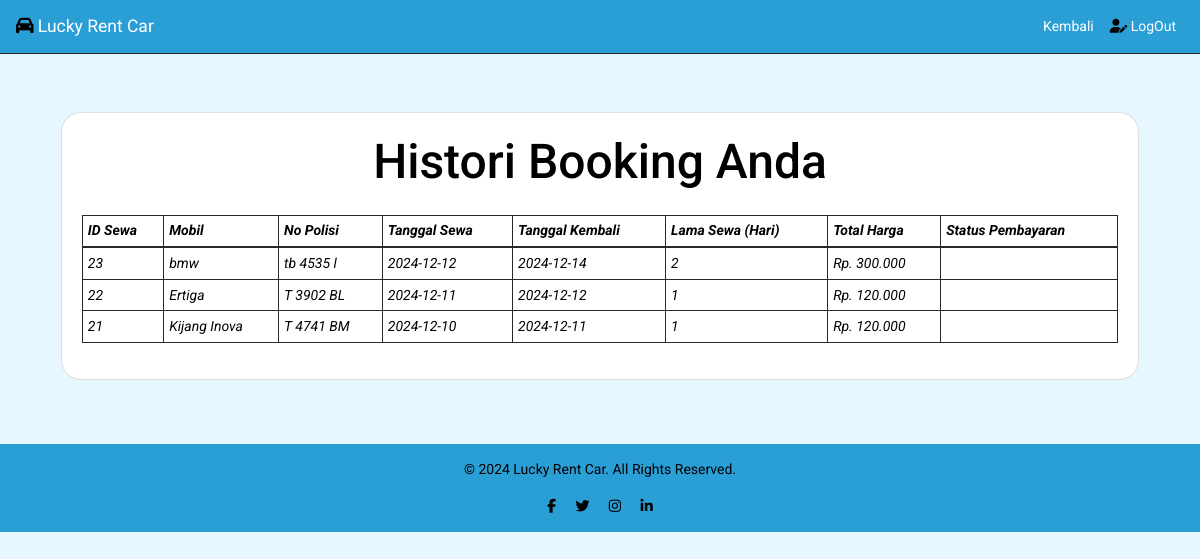
The page /user/riwayat.php (signed in) on the database as committed earlier.
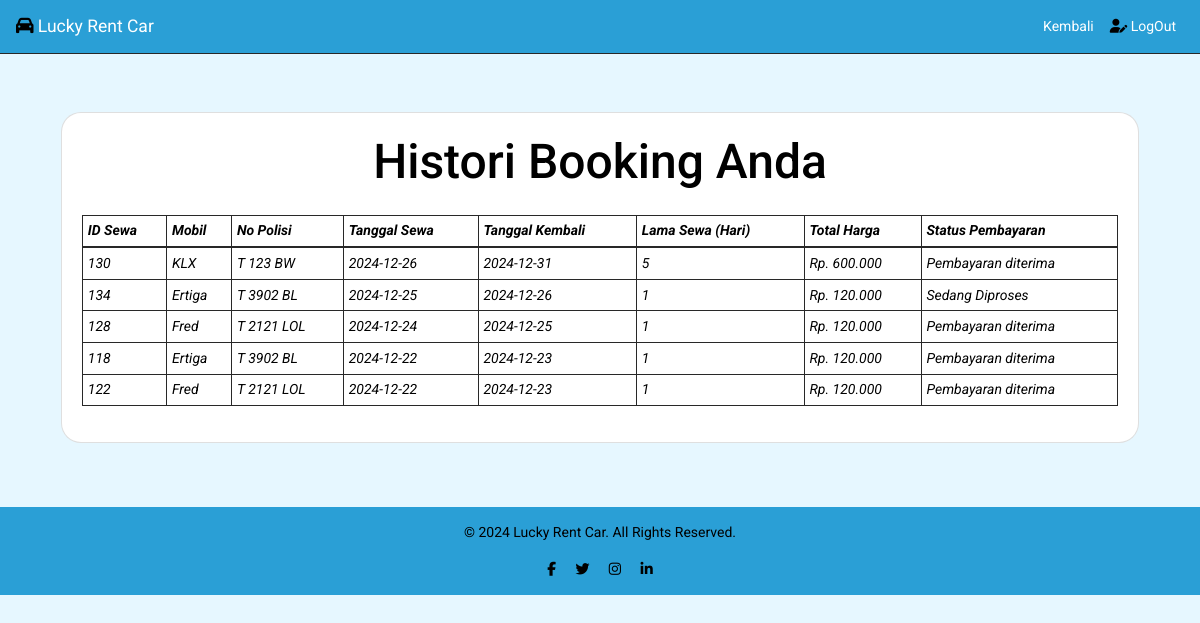
The same page on the database as committed later.
### tables this page shows
CREATE TABLE `sewa` (
  `id_sewa` int NOT NULL,
  `id_mobil` int DEFAULT NULL,
  `id_user` int NOT NULL,
  `nama_sewa` varchar(90) NOT NULL,
  `ktp` varchar(25) NOT NULL,
  `jenkel_sewa` varchar(20) NOT NULL,
  `alamat` varchar(90) NOT NULL,
  `tlp_sewa` varchar(20) NOT NULL,
  `tujuan` varchar(90) NOT NULL,
  `tgl_sewa` date NOT NULL,
  `tgl_kembali` date NOT NULL,
  `lama` int NOT NULL,
  `harga_total` double NOT NULL,
  `konf_pembayaran` varchar(255) NOT NULL
);

CREATE TABLE `mobil` (
  `id_mobil` int NOT NULL,
  `no_polisi` varchar(12) NOT NULL,
  `merk` varchar(90) NOT NULL,
  `tahun` varchar(10) NOT NULL,
  `harga` double NOT NULL,
  `s_mobil` varchar(20) NOT NULL,
  `poto` varchar(255) DEFAULT NULL,
  `deskripsi` varchar(255) DEFAULT NULL,
  `created_at` datetime NOT NULL DEFAULT CURRENT_TIMESTAMP
);

### user/riwayat.php (the view, shortened to what this page needs)
<?php
include("../db/koneksi.php");
$id_user = $_SESSION['id_user'];
$query = "SELECT s.*, m.merk, m.no_polisi FROM sewa s JOIN mobil m ON s.id_mobil = m.id_mobil WHERE s.id_user = ? ORDER BY s.tgl_sewa DESC";
$stmt = $konek->prepare($query);
$stmt->bind_param("i", $id_user);
$stmt->execute();
$result = $stmt->get_result();
$booking_history = [];
while ($row = $result->fetch_assoc()) {
    $booking_history[] = $row;
}
?>
<!DOCTYPE html>
<html lang="en">
<head>
    <link rel="stylesheet" href="https://cdn.jsdelivr.net/npm/bootswatch@4.5.2/dist/cyborg/bootstrap.min.css">
    <link rel="stylesheet" href="https://cdnjs.cloudflare.com/ajax/libs/font-awesome/6.6.0/css/all.min.css">
    <link rel="stylesheet" href="../asset/style-indexu.css">
</head>
<body>
    <nav class="navbar navbar-expand-lg navbar-dark bg-primary fixed-top">
        <a class="navbar-brand" href="#"><i class="fa-solid fa-car"></i> Lucky Rent Car</a>
        <div class="collapse navbar-collapse" id="navbarNav">
            <ul class="navbar-nav ml-auto">
                <li class="nav-item">
                    <a class="nav-link" href="javascript:history.back()">Kembali</a>
                </li>
                <li class="nav-item">
                    <a class="nav-link" href="../index.php"><i class="fas fa-user-edit"></i></i> LogOut</a>
                </li>
            </ul>
        </div>
    </nav>
    <div class="container py-5">
        <div class="row mt-5">
            <div class="col-md-12">
                <div class="card m-3">
                    <div class="card-body">
                        <div class="table-responsive">
                        <h2 class="text-center mb-4" style="color: black;">Histori Booking Anda</h2>
                            <table class="table table-striped tabel-hover table-bordered table-sm">
                                <thead>
                                    <tr>
                                    <th><i>ID Sewa</i></th>
                                        <th><i>Mobil</i></th>
                                        <th><i>No Polisi</i></th>
                                        <th><i>Tanggal Sewa</i></th>
                                        <th><i>Tanggal Kembali</i></th>
                                        <th><i>Lama Sewa (Hari)</i></th>
                                        <th><i>Total Harga</i></th>
                                        <th><i>Status Pembayaran</i></th>
                                    </tr>
                                </thead>
                                <tbody>
                                    <?php if (count($booking_history) > 0): ?>
                                        <?php foreach ($booking_history as $booking): ?>
                                            <tr>
                                                <td><i><?php echo htmlspecialchars($booking['id_sewa']); ?></i></td>
                                                <td><i><?php echo htmlspecialchars($booking['merk']); ?></i></td>
                                                <td><i><?php echo htmlspecialchars($booking['no_polisi']); ?></i></td>
                                                <td><i><?php echo htmlspecialchars($booking['tgl_sewa']); ?></i></td>
                                                <td><i><?php echo htmlspecialchars($booking['tgl_kembali']); ?></i></td>
                                                <td><i><?php echo htmlspecialchars($booking['lama']); ?></i></td>
                                                <td><i>Rp. <?php echo number_format($booking['harga_total'], 0, ',', '.'); ?></i></td>
                                                <td><i><?php echo htmlspecialchars($booking['konf_pembayaran']); ?></i></td>
                                            </tr>
                                        <?php endforeach; ?>
                                    <?php else: ?>
                                        <tr>
                                            <td colspan="8" class="text-center">Tidak ada histori booking.</td>
                                        </tr>
                                    <?php endif; ?>
                                </tbody>
                            </table>
                        </div>
                        </div>
                    </div>
                </div>
            </div>
        </div>
  <footer class="bg-primary">
    <div class="container text-center">
      <p>&copy; 2024 Lucky Rent Car. All Rights Reserved.</p>
      <div>
        <a href="https://www.facebook.com/luki.asluki?mibextid=ZbWKwL" class="mx-2"><i class="fab fa-facebook-f"></i></a>
        <a href="#" class="mx-2"><i class="fab fa-twitter"></i></a>
        <a href="#" class="mx-2"><i class="fab fa-instagram"></i></a>
        <a href="#" class="mx-2"><i class="fab fa-linkedin-in"></i></a>
      </div>
    </div>
  </footer>
</body>
</html>

Rows that differ between the two databases and show on the page:
removed sewa: id_sewa "23", id_mobil.merk "bmw", id_mobil.no_polisi "tb 4535 l", tgl_sewa "2024-12-12", tgl_kembali "2024-12-14", lama "2", harga_total "300.000"
removed sewa: id_sewa "22", id_mobil.merk "Ertiga", id_mobil.no_polisi "T 3902 BL", tgl_sewa "2024-12-11", tgl_kembali "2024-12-12", lama "1", harga_total "120.000"
removed sewa: id_sewa "21", id_mobil.merk "Kijang Inova", id_mobil.no_polisi "T 4741 BM", tgl_sewa "2024-12-10", tgl_kembali "2024-12-11", lama "1", harga_total "120.000"
added sewa: id_sewa "130", id_mobil.merk "KLX", id_mobil.no_polisi "T 123 BW", tgl_sewa "2024-12-26", tgl_kembali "2024-12-31", lama "5", harga_total "600.000", konf_pembayaran "Pembayaran diterima"
added sewa: id_sewa "134", id_mobil.merk "Ertiga", id_mobil.no_polisi "T 3902 BL", tgl_sewa "2024-12-25", tgl_kembali "2024-12-26", lama "1", harga_total "120.000", konf_pembayaran "Sedang Diproses"
added sewa: id_sewa "128", id_mobil.merk "Fred", id_mobil.no_polisi "T 2121 LOL", tgl_sewa "2024-12-24", tgl_kembali "2024-12-25", lama "1", harga_total "120.000", konf_pembayaran "Pembayaran diterima"
added sewa: id_sewa "118", id_mobil.merk "Ertiga", id_mobil.no_polisi "T 3902 BL", tgl_sewa "2024-12-22", tgl_kembali "2024-12-23", lama "1", harga_total "120.000", konf_pembayaran "Pembayaran diterima"
added sewa: id_sewa "122", id_mobil.merk "Fred", id_mobil.no_polisi "T 2121 LOL", tgl_sewa "2024-12-22", tgl_kembali "2024-12-23", lama "1", harga_total "120.000", konf_pembayaran "Pembayaran diterima"
